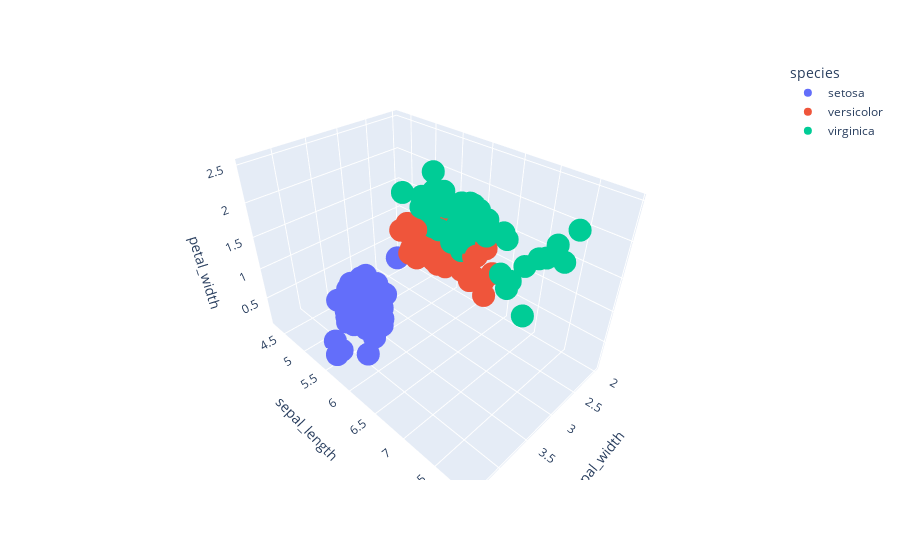

Here is the notebook cell this chart was saved with:
### Markdown cell above
# Zadanie 7

Dane IRIS zawierają pomiary 4 cech: sepal length, sepal width, petal length, petal width. 

Dane wielowymiarowe można zwizualizować w 3D.

### Code cell
# rysunek 3D
import plotly.express as px
 
# Data to be plotted
df = px.data.iris()
 
# Plotting the figure
fig = px.scatter_3d(df, x = 'sepal_width',
                    y = 'sepal_length',
                    z = 'petal_width',
                    color = 'species')
 
fig.show()

### Figure 1 — Plotly figure (JSON) as saved in the notebook; plotly's stock layout.template omitted (floating-point values rounded to 4 significant figures)
{"data": [{"hovertemplate": "species=setosa<br>sepal_width=%{x}<br>sepal_length=%{y}<br>petal_width=%{z}<extra></extra>", "legendgroup": "setosa", "marker": {"color": "#636efa", "symbol": "circle"}, "mode": "markers", "name": "setosa", "scene": "scene", "showlegend": true, "type": "scatter3d", "x": [3.5, 3, 3.2, 3.1, 3.6, 3.9, 3.4, 3.4, 2.9, 3.1, 3.7, 3.4, 3, 3, 4, 4.4, 3.9, 3.5, 3.8, 3.8, 3.4, 3.7, 3.6, 3.3, 3.4, 3, 3.4, 3.5, 3.4, 3.2, 3.1, 3.4, 4.1, 4.2, 3.1, 3.2, 3.5, 3.1, 3, 3.4, 3.5, 2.3, 3.2, 3.5, 3.8, 3, 3.8, 3.2, 3.7, 3.3], "y": [5.1, 4.9, 4.7, 4.6, 5, 5.4, 4.6, 5, 4.4, 4.9, 5.4, 4.8, 4.8, 4.3, 5.8, 5.7, 5.4, 5.1, 5.7, 5.1, 5.4, 5.1, 4.6, 5.1, 4.8, 5, 5, 5.2, 5.2, 4.7, 4.8, 5.4, 5.2, 5.5, 4.9, 5, 5.5, 4.9, 4.4, 5.1, 5, 4.5, 4.4, 5, 5.1, 4.8, 5.1, 4.6, 5.3, 5], "z": [0.2, 0.2, 0.2, 0.2, 0.2, 0.4, 0.3, 0.2, 0.2, 0.1, 0.2, 0.2, 0.1, 0.1, 0.2, 0.4, 0.4, 0.3, 0.3, 0.3, 0.2, 0.4, 0.2, 0.5, 0.2, 0.2, 0.4, 0.2, 0.2, 0.2, 0.2, 0.4, 0.1, 0.2, 0.1, 0.2, 0.2, 0.1, 0.2, 0.2, 0.3, 0.3, 0.2, 0.6, 0.4, 0.3, 0.2, 0.2, 0.2, 0.2]}, {"hovertemplate": "species=versicolor<br>sepal_width=%{x}<br>sepal_length=%{y}<br>petal_width=%{z}<extra></extra>", "legendgroup": "versicolor", "marker": {"color": "#EF553B", "symbol": "circle"}, "mode": "markers", "name": "versicolor", "scene": "scene", "showlegend": true, "type": "scatter3d", "x": [3.2, 3.2, 3.1, 2.3, 2.8, 2.8, 3.3, 2.4, 2.9, 2.7, 2, 3, 2.2, 2.9, 2.9, 3.1, 3, 2.7, 2.2, 2.5, 3.2, 2.8, 2.5, 2.8, 2.9, 3, 2.8, 3, 2.9, 2.6, 2.4, 2.4, 2.7, 2.7, 3, 3.4, 3.1, 2.3, 3, 2.5, 2.6, 3, 2.6, 2.3, 2.7, 3, 2.9, 2.9, 2.5, 2.8], "y": [7, 6.4, 6.9, 5.5, 6.5, 5.7, 6.3, 4.9, 6.6, 5.2, 5, 5.9, 6, 6.1, 5.6, 6.7, 5.6, 5.8, 6.2, 5.6, 5.9, 6.1, 6.3, 6.1, 6.4, 6.6, 6.8, 6.7, 6, 5.7, 5.5, 5.5, 5.8, 6, 5.4, 6, 6.7, 6.3, 5.6, 5.5, 5.5, 6.1, 5.8, 5, 5.6, 5.7, 5.7, 6.2, 5.1, 5.7], "z": [1.4, 1.5, 1.5, 1.3, 1.5, 1.3, 1.6, 1, 1.3, 1.4, 1, 1.5, 1, 1.4, 1.3, 1.4, 1.5, 1, 1.5, 1.1, 1.8, 1.3, 1.5, 1.2, 1.3, 1.4, 1.4, 1.7, 1.5, 1, 1.1, 1, 1.2, 1.6, 1.5, 1.6, 1.5, 1.3, 1.3, 1.3, 1.2, 1.4, 1.2, 1, 1.3, 1.2, 1.3, 1.3, 1.1, 1.3]}, {"hovertemplate": "species=virginica<br>sepal_width=%{x}<br>sepal_length=%{y}<br>petal_width=%{z}<extra></extra>", "legendgroup": "virginica", "marker": {"color": "#00cc96", "symbol": "circle"}, "mode": "markers", "name": "virginica", "scene": "scene", "showlegend": true, "type": "scatter3d", "x": [3.3, 2.7, 3, 2.9, 3, 3, 2.5, 2.9, 2.5, 3.6, 3.2, 2.7, 3, 2.5, 2.8, 3.2, 3, 3.8, 2.6, 2.2, 3.2, 2.8, 2.8, 2.7, 3.3, 3.2, 2.8, 3, 2.8, 3, 2.8, 3.8, 2.8, 2.8, 2.6, 3, 3.4, 3.1, 3, 3.1, 3.1, 3.1, 2.7, 3.2, 3.3, 3, 2.5, 3, 3.4, 3], "y": [6.3, 5.8, 7.1, 6.3, 6.5, 7.6, 4.9, 7.3, 6.7, 7.2, 6.5, 6.4, 6.8, 5.7, 5.8, 6.4, 6.5, 7.7, 7.7, 6, 6.9, 5.6, 7.7, 6.3, 6.7, 7.2, 6.2, 6.1, 6.4, 7.2, 7.4, 7.9, 6.4, 6.3, 6.1, 7.7, 6.3, 6.4, 6, 6.9, 6.7, 6.9, 5.8, 6.8, 6.7, 6.7, 6.3, 6.5, 6.2, 5.9], "z": [2.5, 1.9, 2.1, 1.8, 2.2, 2.1, 1.7, 1.8, 1.8, 2.5, 2, 1.9, 2.1, 2, 2.4, 2.3, 1.8, 2.2, 2.3, 1.5, 2.3, 2, 2, 1.8, 2.1, 1.8, 1.8, 1.8, 2.1, 1.6, 1.9, 2, 2.2, 1.5, 1.4, 2.3, 2.4, 1.8, 1.8, 2.1, 2.4, 2.3, 1.9, 2.3, 2.5, 2.3, 1.9, 2, 2.3, 1.8]}], "layout": {"legend": {"title": {"text": "species"}, "tracegroupgap": 0}, "margin": {"t": 60}, "scene": {"domain": {"x": [0, 1], "y": [0, 1]}, "xaxis": {"title": {"text": "sepal_width"}}, "yaxis": {"title": {"text": "sepal_length"}}, "zaxis": {"title": {"text": "petal_width"}}}}}
